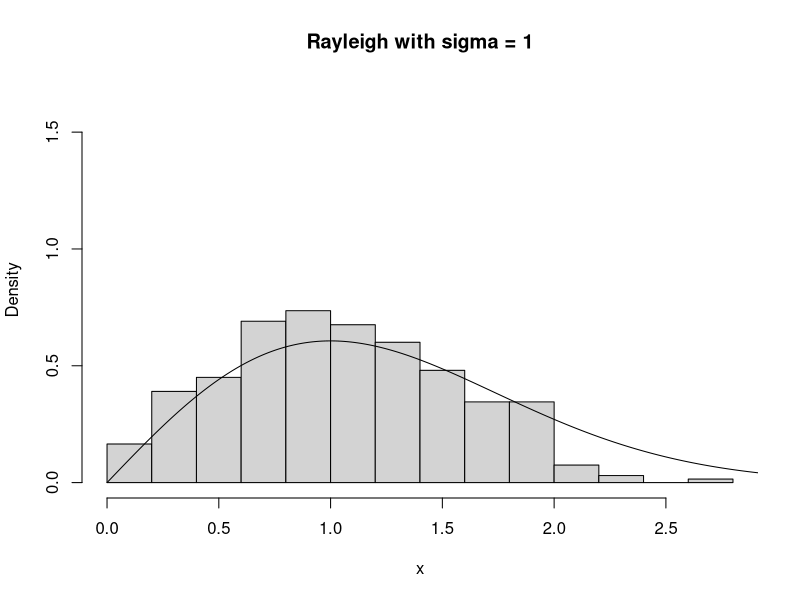

Recreate this plot in R.
## ---- chunk 1
set.seed(1234)
## ---- chunk 2
beta_3_3_pdf <- function(x){
  x^2*(1-x)^2/beta(3,3) 
}

beta_3_3_cdf <- function(x){
  m <- 10000
  u <- runif(m)
  mean(beta_3_3_pdf(u*x))*x
}
## ---- chunk 3
est <- numeric(9)
true <- numeric(9)
for(i in c(1:9)){
  true[i] <- pbeta(i/10,3,3)
  est[i] <- beta_3_3_cdf(i/10)
}


knitr::kable(rbind(est,true,dif = est-true))  
## ---- chunk 4
rayleigh_pdf <- function(x,sigma = 1) {
  ifelse(x>0, x/sigma^2*exp(-x^2/2/sigma^2), 0)
}
rayleigh_cdf <- function(x, sigma = 1, R = 10000, antithetic = TRUE) {
  if(x<=0) return(0)
  
  u <- runif(R/2) 
  v <- ifelse(antithetic, 1-u, runif(R/2))
  u <- c(u, v)
  
  mean(rayleigh_pdf(x*u,sigma))*x
}
## ---- chunk 5
x <- c(1:10) * 0.3
true <- numeric(10)
anti_MC <- numeric(10)
norm_MC <- numeric(10)

for(i in 1:10){
  true[i]    <-  integrate(rayleigh_pdf,0,x[i],abs.tol = 1e-5)$value
  anti_MC[i] <-  rayleigh_cdf(x[i],antithetic = TRUE)
  norm_MC[i] <-  rayleigh_cdf(x[i],antithetic = FALSE)
}

knitr::kable(rbind(x,true,anti_MC,norm_MC))
## ---- chunk 6
R <- 100
anti_MC <- numeric(R)
norm_MC <- numeric(R)

for(i in 1:R){
  anti_MC[i] <-  rayleigh_cdf(1,antithetic = TRUE)
  norm_MC[i] <-  rayleigh_cdf(1,antithetic = FALSE)
}

v1 <- var(anti_MC)
v2 <- var(norm_MC)
cat("Var of antithetic method is ",v1,'.\n')
cat("Var of normal method is ",v2,'.\n')
cat("The percent reduction in variance is ",(v2- v1)/v2*100,"%.\n")

## ---- chunk 7
# Inverse transform algorithm 
rayleigh_sample <- function(n,sigma = 1, R = 10000, antithetic = TRUE){
  u <- runif(n)
  sam <- numeric(n)
  f <- function(x,c) rayleigh_cdf(x,sigma, R = R, antithetic = antithetic) - c
  
  for(i in c(1:n)){
    #sam[i] <- ifelse(f(1000,u[i])>0, uniroot(f,c(-0.1,1000),c=u[i])$root, 1000)
    sam[i] <- uniroot(f,c(-0.1,1000),c=u[i],extendInt = 'upX')$root
  }
  sam
}
## ---- chunk 8
n <- 400
x <- rayleigh_sample(n)
x <- x[which(x<10)]
hist(x,prob=TRUE,ylim=range(0,1/exp(-0.5)), main = "Rayleigh with sigma = 1")
y <- seq(0,floor(max(x))+1,0.01)
lines(y,rayleigh_pdf(y))
## ---- chunk 9
g <- function(x){
  x^2*exp(-x^2/2)/(2*pi)^0.5
}
## ---- chunk 10
f1 <- function(x){
  dnorm(x)/(1-pnorm(1))
}
f1_sample <- function(n){
  sam <- numeric(n)
  for(i in 1:n){
    sam[i] <- rnorm(1)
    while(sam[i]<=1){
      sam[i] <- rnorm(1)
    }
  }
  return(sam)
}
f2 <- function(x){
  dchisq(x,6)/(1-pchisq(1,6))
}
f2_sample <- function(n){
  sam <- numeric(n)
  for(i in 1:n){
    sam[i] <- rchisq(1,6)
    while(sam[i]<=1){
      sam[i] <- rchisq(1,6)
    }
  }
  return(sam)
}
## ---- chunk 11
R <- 100
int_f1 <- numeric(R)
int_f2 <- numeric(R)

for(i in 1:R){
  n <- 100
  x1 <- f1_sample(n)
  x2 <- f2_sample(n)
  
  int_f1[i] <- mean(g(x1)/f1(x1))
  int_f2[i] <- mean(g(x2)/f2(x2))
}

cat("Use f1, the estimate is",mean(int_f1),"and the variance is",var(int_f1))
cat("Use f2, the estimate is",mean(int_f2),"and the variance is",var(int_f2))

